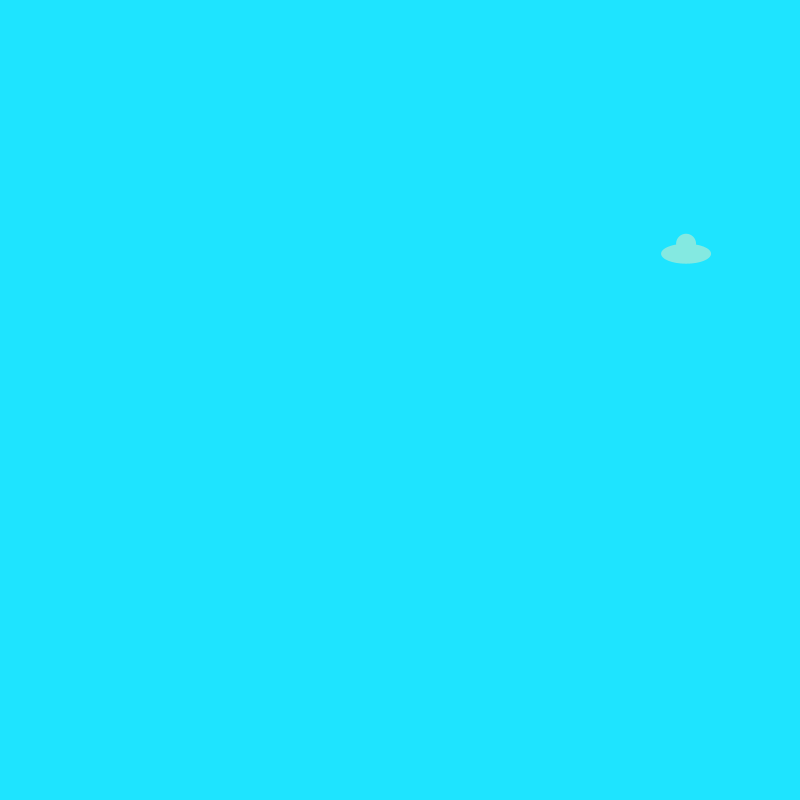
Frame 1 (no input)
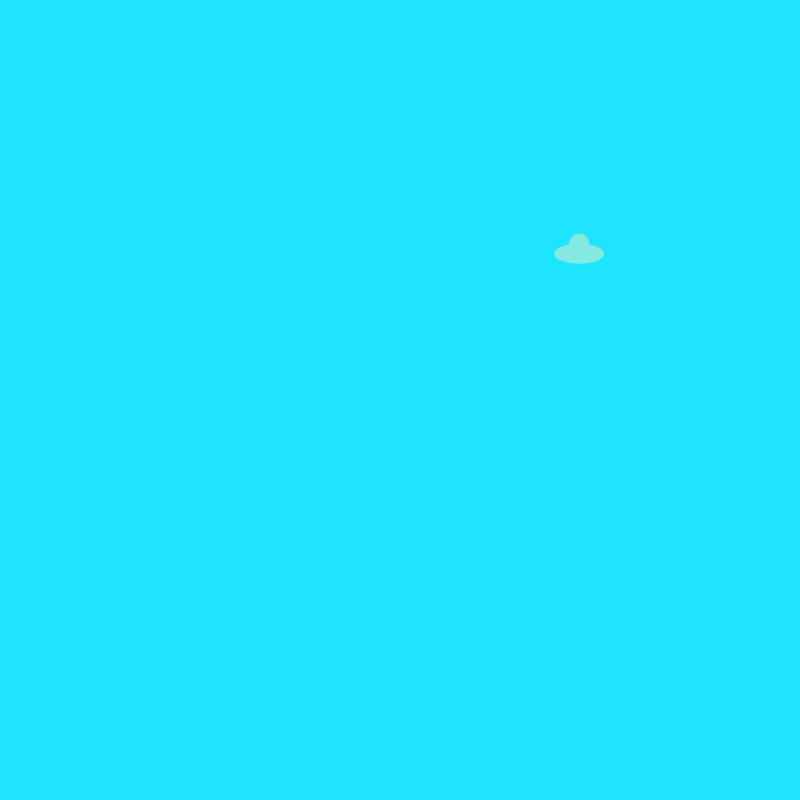
Frame 60 (the mouse pressed at the canvas centre just before this capture)
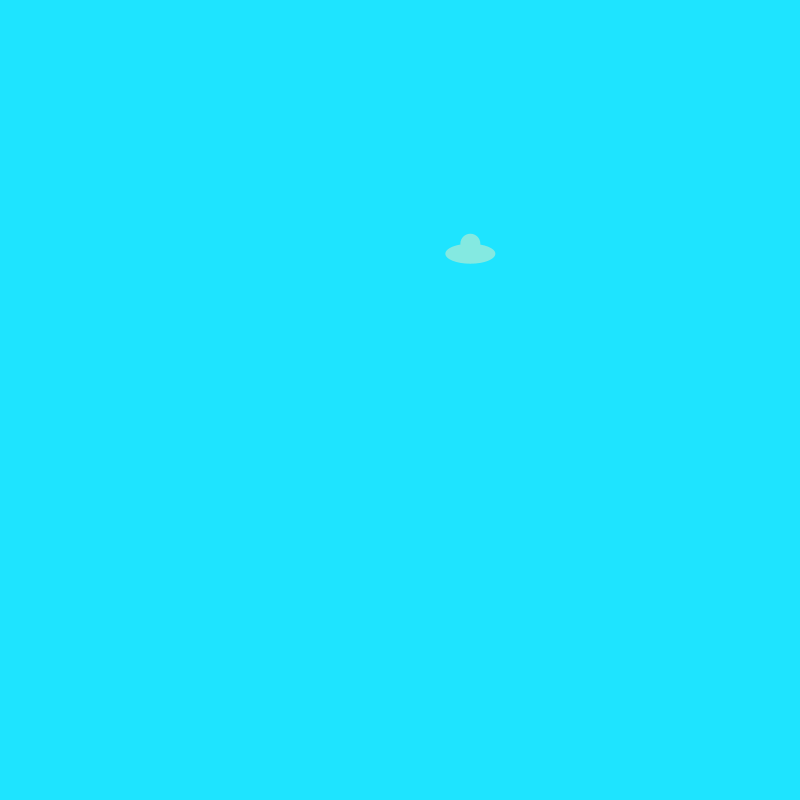
Frame 120 (the mouse held since frame 60 and released just before this capture)

The Processing sketch that drew these frames (run headless with seeded random() and noise(); from frame 60 on, the mouse is pressed at the canvas centre):

// Processing sketch: ships
// ── ships.pde
Ship myShip;
Ship[] myShips=new Ship[20];


void setup() {
  size(800, 800);
  myShip=new Ship();
  
  for (int i=0; i<20; i++) {
    myShips[i]=new Ship();
  };
}

void draw() {
  background(30, 228, 255);
  myShip.drawShip();
  myShip.move();
}

// ── shippy.pde
class Ship {//first letter is uppercase  //data
  color c;
  float xPos, yPos;
  float xSpeed, ySpeed;

  //constructor
  Ship() {
    c=color(random(100, 150), 233, random(200, 300));
    xSpeed=random(2, 6);
    xSpeed=random(-3, 2);
    xPos=random(0, width);
    yPos=random(0, height);
  }

  void drawShip() {
    noStroke();
    fill(c, 2000);
    ellipse(xPos, yPos, 50, 20);
    ellipse(xPos, yPos-10, 20, 20);
  }

  void move() {
    xPos=xPos+xSpeed;
    if (xPos>width){
      xPos=-20;
    }
    yPos=yPos+ySpeed;
    if (yPos>height){
      yPos=-20;
    }
   
  }
  
}
